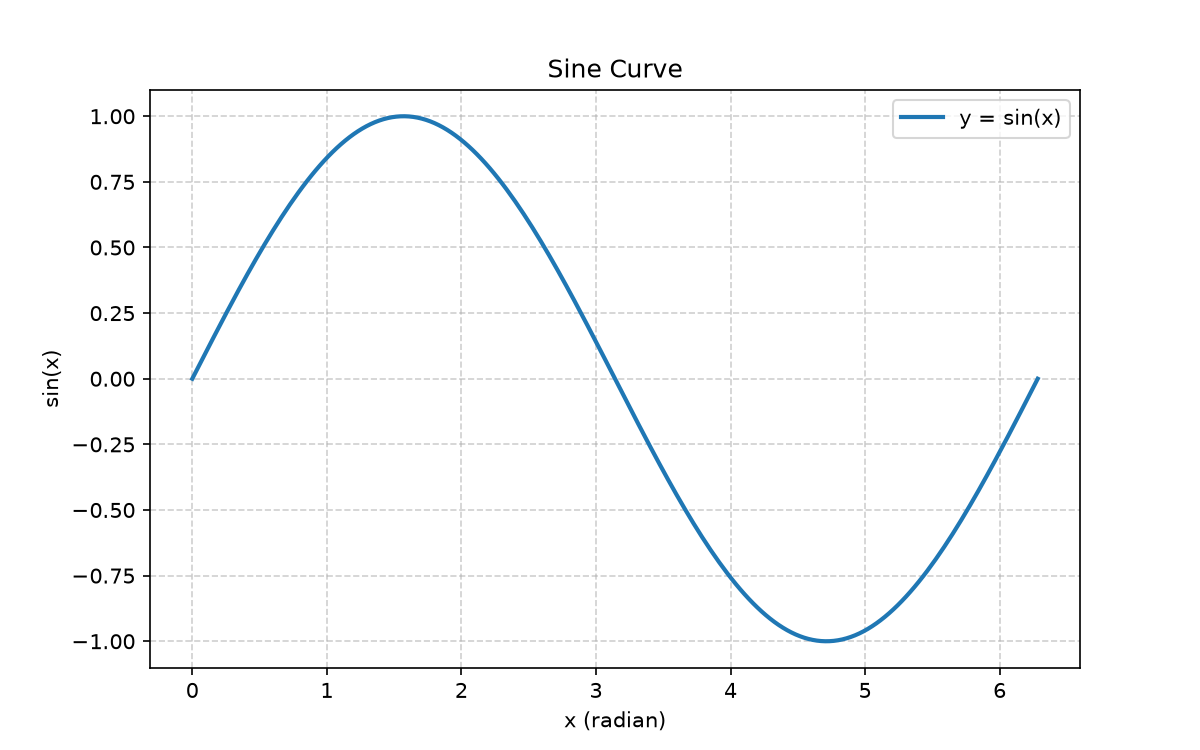

Source code (Python):
"""
阶段一 · 练习 3：Matplotlib 画正弦曲线

任务：
    画出 y = sin(x) 在 [0, 2π] 上的曲线，
    加上标题、坐标轴标签、网格、图例，并保存为 PNG 图片。

配套知识点：
    numpy.linspace（生成均匀间隔的点）、plot / title / xlabel / ylabel / grid / legend / savefig

运行： python sine_curve.py
产出： 同一目录下生成 sine_curve.png
"""

from pathlib import Path

import numpy as np
import matplotlib

# Agg 是不需要图形窗口的后端，保证在无界面环境也能保存图片。
# 在本地有屏幕的电脑上想直接弹窗查看：注释掉这一行，并取消文件末尾 plt.show() 的注释。
# matplotlib.use("Agg")
import matplotlib.pyplot as plt  # noqa: E402  必须放在 matplotlib.use() 之后导入


def main():
    # --------------------------------------------------------------
    # 1. 生成数据：0 到 2π 均匀取 200 个点
    # --------------------------------------------------------------
    x = np.linspace(0, 2 * np.pi, 200)
    y = np.sin(x)

    # --------------------------------------------------------------
    # 2. 绘图
    # --------------------------------------------------------------
    plt.figure(figsize=(8, 5))                     # 画布大小（英寸）
    plt.plot(x, y, label="y = sin(x)", color="C0", linewidth=2)
    plt.title("Sine Curve")
    plt.xlabel("x (radian)")
    plt.ylabel("sin(x)")
    plt.grid(True, linestyle="--", alpha=0.6)      # 虚线网格
    plt.legend()                                    # 显示图例（需要 plot 里有 label）

    # --------------------------------------------------------------
    # 3. 保存图片（dpi 越大越清晰）
    # --------------------------------------------------------------
    out_file = Path(__file__).parent / "sine_curve.png"
    plt.savefig(out_file, dpi=150)
    print("图片已保存到:", out_file)

    # 本地有窗口环境想直接看：取消下面这行的注释
    plt.show()


if __name__ == "__main__":
    main()
